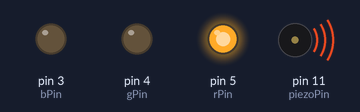
The sketch below on a simulated Arduino Uno, built with avr-gcc and run on an emulated ATmega328P. On the bench: output pins drawn as LEDs (lit = HIGH), buzzer (waves = sounding).

Above: at 0.16 s.
At 7.64 s:
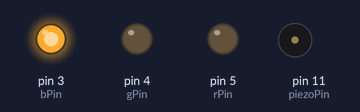
At 17.1 s:
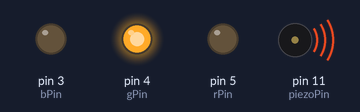
At 23.51 s:
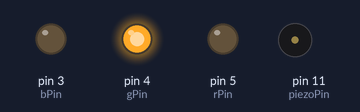
At 27.06 s:
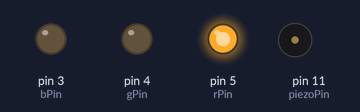
At 37.86 s:
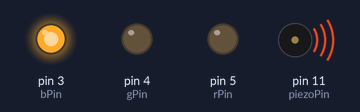
Timing chart, 0 to 40.0 s (numbered marks = the images above):
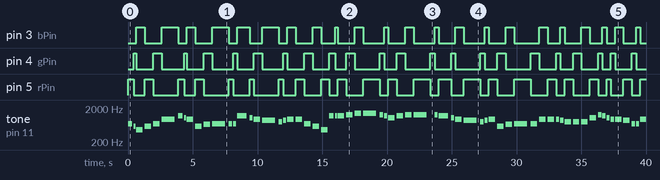

Measured:
- by itself, pin 3 (bPin): LOW → HIGH at 0.65 s, → LOW 0.65 s later, → HIGH 1.3 s later, → LOW 1.3 s later, … (44 changes in this stretch)
- by itself, pin 4 (gPin): LOW → HIGH at 0.43 s, → LOW 0.21 s later, → HIGH 1.3 s later, → LOW 0.65 s later, … (44 changes in this stretch)
- by itself, pin 5 (rPin): LOW → HIGH at 0.00 s, → LOW 0.43 s later, → HIGH 0.86 s later, → LOW 0.65 s later, … (45 changes in this stretch)
- by itself, tone on pin 11 (piezoPin): plays 698 Hz for 0.33 s, 587 Hz for 0.17 s, 466 Hz for 0.50 s, 587 Hz for 0.50 s, 698 Hz for 0.50 s, 932 Hz for 1.0 s … (66 notes in this stretch)

The sketch:

star_spangled.ino
```cpp
//Use pushbotton as a toggle switch.
//When the pushbotton is pressed, the pushbotton pin reads a
//high voltage and then a low voltage, and then ledOn is set
//to the opposite of its current value (either false or true).
//Based on Starter Kit Project 02.
#include "pitches.h"
const int piezoPin = 11; //piezo
const int rPin = 5; //red LED
const int gPin = 4; //green LED
const int bPin = 3; //blue LED
const int pPin = 2; //pushbutton
int ledState = 1;
int ledOn = false;
// notes
int melody[] = {
NOTE_F5,NOTE_D5,NOTE_AS4,NOTE_D5,NOTE_F5,NOTE_AS5,NOTE_D6,NOTE_C6,NOTE_AS5,NOTE_D5,NOTE_E5,NOTE_F5,
NOTE_F5,NOTE_F5,NOTE_D6,NOTE_C6,NOTE_AS5,NOTE_A5,NOTE_G5,NOTE_A5,NOTE_AS5,NOTE_AS5,NOTE_F5,NOTE_D5,NOTE_AS4,
NOTE_D6,NOTE_D6,NOTE_D6,NOTE_DS6,NOTE_F6,NOTE_F6,NOTE_DS6,NOTE_D6,NOTE_C6,NOTE_D6,NOTE_DS6,NOTE_DS6,
0,NOTE_DS6,NOTE_D6,NOTE_C6,NOTE_AS5,NOTE_A5,NOTE_G5,NOTE_A5,NOTE_AS5,NOTE_D5,NOTE_E5,NOTE_F5,
NOTE_F5,NOTE_AS5,NOTE_AS5,NOTE_AS5,NOTE_A5,NOTE_G5,NOTE_G5,NOTE_G5,NOTE_C6,NOTE_DS6,NOTE_D6,NOTE_C6,NOTE_AS5,NOTE_AS5,NOTE_A5,
NOTE_F5,NOTE_F5,NOTE_AS5,NOTE_C6,NOTE_D6,NOTE_DS6,NOTE_F6,NOTE_AS5,NOTE_C6,NOTE_D6,NOTE_DS6,NOTE_C6,NOTE_AS5
};
// durations: 2 = half note, and 8/3,4,6,8,12. It appears that 8/2.9 is more accurate than 8/3.
float noteDurations[] = {
6,12,4,4,4,2,6,12,4,4,4,2,
8,8,8/2.9,8,4,2,8,8,4,4,4,4,4,
6,12,4,4,4,2,8,8,4,4,4,2,
8,8,8/2.9,8,4,2,8,8,4,4,4,2,
4,4,4,8,8,4,4,4,4,8,8,8,8,4,4,
8,8,8/2.9,8,8,8,2,8,8,4,4,4,2
};
// calculates the number of elements in the melody array.
int musicLength=sizeof(melody)/sizeof('NOTE_F5');
void setup() {
pinMode(pPin, INPUT);
pinMode(rPin, OUTPUT);
pinMode(gPin, OUTPUT);
pinMode(bPin, OUTPUT);
}
void loop() {

for (int thisNote = 0; thisNote < musicLength; thisNote++) {
// blink the three LEDs in sequence
if (thisNote%3==0){
digitalWrite(rPin, HIGH);
digitalWrite(gPin, LOW);
digitalWrite(bPin, LOW);
}
else if (thisNote%3==1){
digitalWrite(rPin, LOW);
digitalWrite(gPin, HIGH);
digitalWrite(bPin, LOW);
}
else if (thisNote%3==2){
digitalWrite(rPin, LOW);
digitalWrite(gPin, LOW);
digitalWrite(bPin, HIGH);
}
// calculate the note duration. change tempo by changing 2000 to other values
int noteDuration = 2000/noteDurations[thisNote];
tone(piezoPin, melody[thisNote],noteDuration);
// to distinguish the notes, set a minimum time between them.
// the note's duration + 30% seems to work well
float pauseBetweenNotes = noteDuration * 1.30;
//split the delay into two parts and check to see
//whether the pushbutton is pressed to turn off
//the sound and light
delay(pauseBetweenNotes/2);
delay(pauseBetweenNotes/2);
}
}
```

pitches.h
```cpp
/*************************************************
* Public Constants
*************************************************/
#define NOTE_B0 31
#define NOTE_C1 33
#define NOTE_CS1 35
#define NOTE_D1 37
#define NOTE_DS1 39
#define NOTE_E1 41
#define NOTE_F1 44
#define NOTE_FS1 46
#define NOTE_G1 49
#define NOTE_GS1 52
#define NOTE_A1 55
#define NOTE_AS1 58
#define NOTE_B1 62
#define NOTE_C2 65
#define NOTE_CS2 69
#define NOTE_D2 73
#define NOTE_DS2 78
#define NOTE_E2 82
#define NOTE_F2 87
#define NOTE_FS2 93
#define NOTE_G2 98
#define NOTE_GS2 104
#define NOTE_A2 110
#define NOTE_AS2 117
#define NOTE_B2 123
#define NOTE_C3 131
#define NOTE_CS3 139
#define NOTE_D3 147
#define NOTE_DS3 156
#define NOTE_E3 165
#define NOTE_F3 175
#define NOTE_FS3 185
#define NOTE_G3 196
#define NOTE_GS3 208
#define NOTE_A3 220
#define NOTE_AS3 233
#define NOTE_B3 247
#define NOTE_C4 262
#define NOTE_CS4 277
#define NOTE_D4 294
#define NOTE_DS4 311
#define NOTE_E4 330
#define NOTE_F4 349
#define NOTE_FS4 370
#define NOTE_G4 392
#define NOTE_GS4 415
#define NOTE_A4 440
#define NOTE_AS4 466
#define NOTE_B4 494
#define NOTE_C5 523
#define NOTE_CS5 554
#define NOTE_D5 587
#define NOTE_DS5 622
#define NOTE_E5 659
#define NOTE_F5 698
#define NOTE_FS5 740
#define NOTE_G5 784
#define NOTE_GS5 831
#define NOTE_A5 880
#define NOTE_AS5 932
#define NOTE_B5 988
#define NOTE_C6 1047
#define NOTE_CS6 1109
#define NOTE_D6 1175
#define NOTE_DS6 1245
#define NOTE_E6 1319
#define NOTE_F6 1397
#define NOTE_FS6 1480
#define NOTE_G6 1568
#define NOTE_GS6 1661
#define NOTE_A6 1760
#define NOTE_AS6 1865
#define NOTE_B6 1976
#define NOTE_C7 2093
#define NOTE_CS7 2217
#define NOTE_D7 2349
#define NOTE_DS7 2489
#define NOTE_E7 2637
#define NOTE_F7 2794
#define NOTE_FS7 2960
#define NOTE_G7 3136
#define NOTE_GS7 3322
#define NOTE_A7 3520
#define NOTE_AS7 3729
#define NOTE_B7 3951
#define NOTE_C8 4186
#define NOTE_CS8 4435
#define NOTE_D8 4699
#define NOTE_DS8 4978
```
